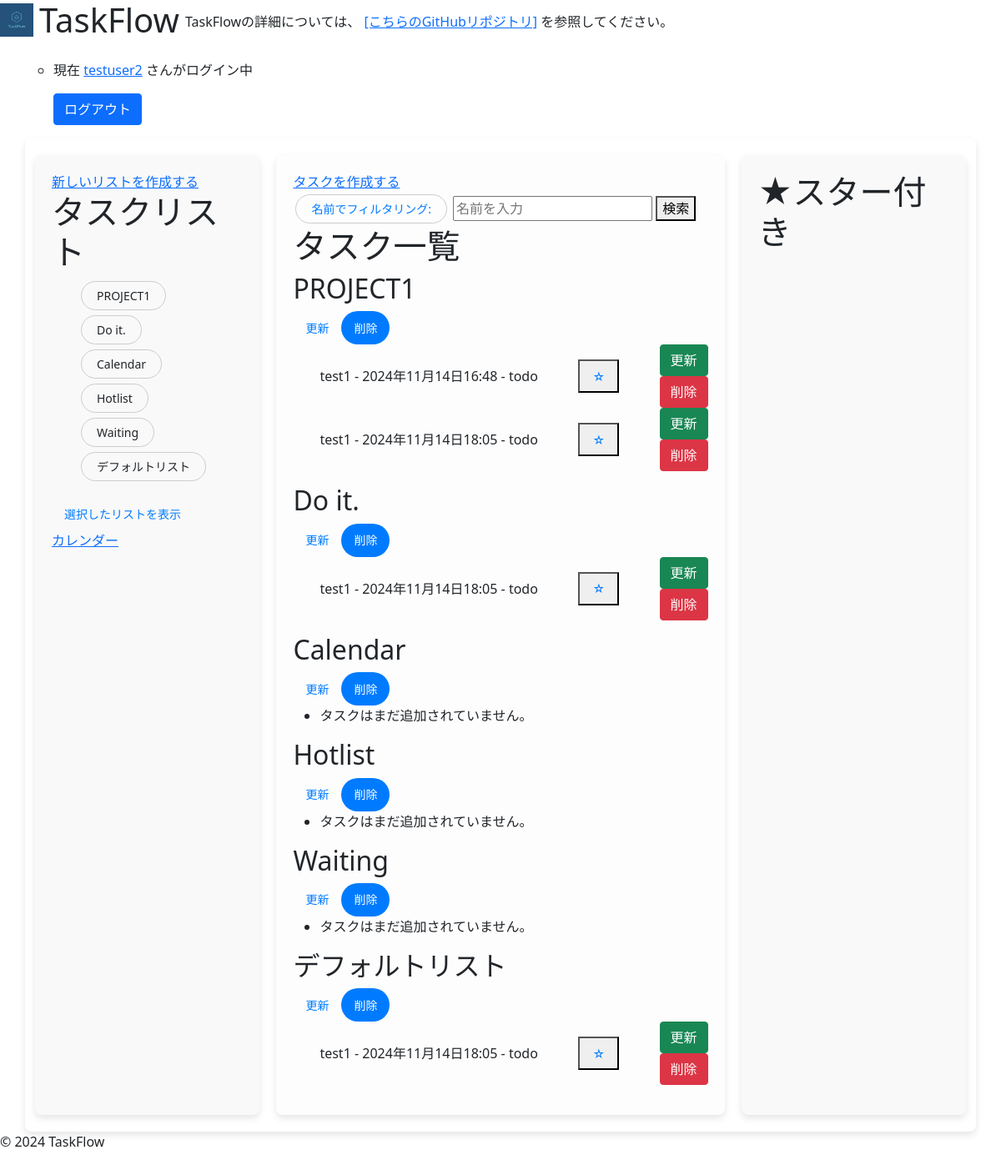
Page /tasks/ (signed in) on the committed database.
### accounts/models.py (models this page shows)
class CustomUser(AbstractUser):
    username=models.CharField(max_length=20,null=False,unique=True) #ユーザーネーム
    age=models.IntegerField(null=True, blank=True) #年齢
    mail=models.EmailField(max_length=30,null=True, blank=True,unique=True) #メールアドレス

### todo_app/models.py (models this page shows, shortened)
class TaskList(models.Model):
    name=models.CharField(max_length=20) #リスト名

class TaskCreate(models.Model):
    title=models.CharField(max_length=20) #タスクのタイトル
    description=models.TextField(null=True,blank=True) #説明
    due_date=models.DateTimeField(default=timezone.now) #期日
    is_starred=models.BooleanField(default=False) #スターの状態
    user = models.ForeignKey(settings.AUTH_USER_MODEL, on_delete=models.CASCADE) #作成したユーザー
    list=models.ForeignKey(TaskList,on_delete=models.CASCADE,default=1) #リストモデルとの関係

### todo_app/views.py (the view, shortened to what this page needs)
# urls.py: path('tasks/', TaskListView.as_view(), name='task_list'),  # タスク一覧
class TaskListView(ListView):
    model = TaskCreate
    template_name = 'todo_app/task_list.html'
    context_object_name = 'tasks'
    def get_queryset(self):
        return TaskCreate.objects.filter(user=self.request.user)
    def get_context_data(self, **kwargs):
        context = super().get_context_data(**kwargs)
        filter_name = self.request.GET.get('filter_name', '')
        if filter_name:
            context['lists'] = TaskList.objects.filter(name__icontains=filter_name)
            context['filter_message'] = f"検索結果: 名前に 「{filter_name}」 を含むリスト"
        else:
            selected_lists = getattr(self, 'selected_lists', None)
            if selected_lists:
                context['lists'] = TaskList.objects.filter(id__in=selected_lists)
                context['selected_lists'] = selected_lists
            else:
                context['lists'] = TaskList.objects.all()
        context['selected_list_ids'] = [int(id) for id in getattr(self, 'selected_lists', [])]
        return context

### templates/todo_app/task_list.html (shortened to what this page needs)
{% extends 'base.html' %}
{% load static %}
{% block content %}
<div class='container'>
    <div class='list-filter'>
        <a class="list-create" href="{% url 'list_create' %}">新しいリストを作成する</a>
        <h1>タスクリスト</h1>
        <form method="post" action="{% url 'task_list' %}" id="listFilterForm">
            <ul>
                {% for list in lists %}
                    <li style="display: flex; align-items: center; justify-content: space-between;">
                        <label for="checkbox_{{ list.id }}">{{ list.name }}</label>
                    </li>
                {% endfor %}
            </ul>
            <div class="btn-group">
                <button type="submit" class="button">選択したリストを表示</button>
            </div>
        </form>
        <a href="{% url 'only_calendar' %}">カレンダー</a>
    </div>
    <div class='task-list'>
        <a class="task-create" href="{% url 'task_create' %}">タスクを作成する</a>
        <form method="get">
            <label for="filter_name" class="filter-label">名前でフィルタリング:</label>
            <input type="text" name="filter_name" id="filter_name" placeholder="名前を入力">
            <button type="submit">検索</button>
        </form>
        <h1>タスク一覧</h1>
            {% if lists %}
        {% for list in lists %}
            <div class="list-container" onmouseover="showBorder(this)" onmouseout="hideBorder(this)">
                <h2>{{ list.name }}</h2>
                <div class="btn-group">
                    <form action="{% url 'list_update' list.id %}">
                        <button type="submit" class="button">更新</button>
                    </form>
                    <form action="{% url 'list_delete' list.id %}" method="post" onsubmit="return confirmDeleteList();">
                        <button type="submit" class="button clear-selection">削除</button>
                    </form>
                </div>
                <ul class="Sortable" data-list-id="{{list.id}}" id="list_{{list.id}}">
                    {% for task in list.taskcreate_set.all %}
                        <li style="display: flex; align-items: center; justify-content: space-between;">
                            <span>
                                {{ task.title }} - {{ task.due_date }} - {{ task.user.username }}
                            </span>
                            <form action="{% url 'toggle_star' task.id %}" method="post" style="background: none; border: none; cursor: none;">
                                <div class='btn-group'>
                                    <button type="submit">
                                        <span class="{% if task.is_starred %}starred{% else %}not-starred{% endif %}">
                                            {% if task.is_starred %}★{% else %}☆{% endif %}
                                        </span>
                                    </button>
                                </div>
                            </form>
                            <div>
                                <form action="{% url 'task_update' task.id %}" method="get">
                                    <button type="submit" class="btn btn-success">更新</button>
                                </form>
                                <form action="{% url 'task_delete' task.id %}" method="post" onsubmit="return confirmDeleteTask();" class="d-inline">
                                    <button type="submit" class="btn btn-danger">削除</button>
                                </form>
                            </div>
                        </li>
                    {% empty %}
                        <li>タスクはまだ追加されていません。</li>
                    {% endfor %}
                </ul>
            </div>
        {% endfor %}
    {% else %}
        <p>リストが選択されていません。</p>
    {% endif %}
    </div>
    <div class="star-list">
        <h1>★スター付き</h1>
    </div>
</div>
{% endblock %}

### templates/base.html (shortened to what this page needs)
{% load static %}
<!DOCTYPE html>
<html lang="ja">
<head>
    <link rel="stylesheet" href="{%static 'css/style.css'%}">
    <link href="https://cdn.jsdelivr.net/npm/bootstrap@5.0.2/dist/css/bootstrap.min.css" rel="stylesheet">
</head>
<body>
    <div class="header">
            <img src="{% static 'images/logo - コピー.png' %}" alt="Sample Logo" class="clickable-image" id="image-1">
        <h1>TaskFlow</h1>
        <p class="description">TaskFlowの詳細については、
            <a href="https://github.com/02naa98/TaskFlow/blob/5c21718b4c6a0ca746376e708a8c205c8d710d94/README.md" target="_blank">[こちらのGitHubリポジトリ]</a>
            を参照してください。</p>
    </div>
    <br>
        <nav>
            <ul>
                <nav>
                    <ul>
                        {% if request.user.is_authenticated %}
                            <li>
                                <form action="{% url 'logout' %}" method="post">
                                    <p>現在
                                        <a href="{%url 'temporary_profile' user.username%}">{{ user.username }}</a>
                                        さんがログイン中
                                    </p>
                                    <button type="submit" class="btn btn-primary">ログアウト</button>
                                </form>
                            </li>
                        {% endif %}
                    </ul>
                </nav>
            </ul>
        </nav>
    <main>
        {% block content %}
        {% endblock %}
    </main>
    <footer>
        <p>&copy; 2024 TaskFlow</p>
    </footer>
</body>
</html>

### static/css/style.css (style rules this page uses)
.header { display: flex; align-items: center; }
.header h1 { margin: 0; font-size: 40px; margin-left: 7px; margin-right: 7px; }
.header img { height: 40px; width: auto; vertical-align: middle; }
.description { font-size: 16px; line-height: 1.6; margin-top: 0; margin-bottom: 0; padding-top: 5px; }
body { background-color: #f8f8f8; margin: 0; padding: 0; font-family: Arial, sans-serif; }
.container { display: flex; justify-content: space-between; padding: 20px; gap: 20px; background-color: #ffffff; border-radius: 8px; box-shadow: 0 4px 8px rgba(0, 0, 0, 0.1); }
.list-filter, .task-list, .star-list { padding: 20px; border-radius: 8px; }
.list-filter, .star-list { width: 25%; background-color: #f9f9f9; box-shadow: 0 4px 8px rgba(0, 0, 0, 0.1); }
.list-filter { width: 25%; }
label { display: inline-block; border-radius: 20px; text-align: center; text-decoration: none; border: solid 1px #ccc; transition: 0.25s; padding: 6px 18px; cursor: pointer; font-size: 14px; margin: 3px; }
.task-list { width: 50%; background-color: #fdfdfd; box-shadow: 0 4px 8px rgba(0, 0, 0, 0.1); transition: box-shadow 0.1s ease; }
.star-list { width: 25%; }
.btn-group button { height: 40px; padding: 0 15px; font-size: 14px; cursor: pointer; }
.button { background-color: transparent; color: #007bff; font-size: 16px; border: none; cursor: pointer; border-radius: 100px; }
.button.clear-selection { background-color: #007bff; color: white; }
.filter-label { color: #007bff; }
.not-starred { color: #007bff; }

### rows in the picture
CustomUser: username "testuser2"
TaskList: name "PROJECT1"
TaskList: name "Do it."
TaskList: name "Calendar"
TaskList: name "Hotlist"
TaskList: name "Waiting"
TaskList: name "デフォルトリスト"
TaskCreate: title "test1", due_date "2024年11月14日16:48", user.username "todo"
TaskCreate: title "test1", due_date "2024年11月14日18:05", user.username "todo"
TaskCreate: title "test1", due_date "2024年11月14日18:05", user.username "todo"
TaskCreate: title "test1", due_date "2024年11月14日18:05", user.username "todo"
